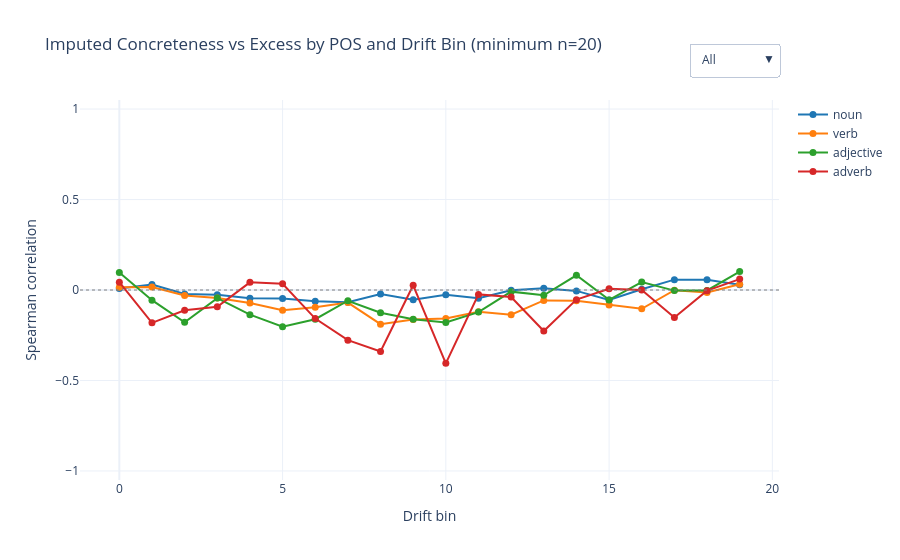

The code cell stored with this chart in its notebook:
### Code cell
import plotly.graph_objects as go

imputed_by_word = {
    word: float(np.asarray(score).squeeze())
    for word, score in imputed_concreteness.items()
}

pos_names = [pos for pos in ["noun", "verb", "adjective", "adverb"] if pos in pos_results]
colors = {"noun": "#1f77b4", "verb": "#ff7f0e", "adjective": "#2ca02c", "adverb": "#d62728"}

fig = go.Figure()

for pos in pos_names:
    result = pos_results[pos]
    fig.add_trace(go.Scatter(
        x=result["bin"],
        y=result["correlation"],
        customdata=result["n"],
        mode="lines+markers",
        name=pos,
        line={"color": colors[pos], "width": 2},
        marker={"size": 7},
        hovertemplate=(
            f"POS: {pos}<br>"
            "Drift bin: %{x}<br>"
            "Spearman: %{y:.3f}<br>"
            "n: %{customdata}<extra></extra>"
        ),
    ))

buttons = [{
    "label": "All",
    "method": "update",
    "args": [{"opacity": [1] * len(pos_names), "line.width": [2] * len(pos_names)}],
}]

for selected_pos in pos_names:
    buttons.append({
        "label": selected_pos,
        "method": "update",
        "args": [{
            "opacity": [1 if pos == selected_pos else 0.2 for pos in pos_names],
            "line.width": [3 if pos == selected_pos else 1 for pos in pos_names],
        }],
    })

fig.update_layout(
    title=f"Imputed Concreteness vs Excess by POS and Drift Bin (minimum n={min_n})",
    xaxis_title="Drift bin",
    yaxis_title="Spearman correlation",
    yaxis={"range": [-1.05, 1.05]},
    hovermode="closest",
    template="plotly_white",
    updatemenus=[{
        "buttons": buttons,
        "direction": "down",
        "showactive": True,
        "x": 1.0,
        "xanchor": "right",
        "y": 1.15,
        "yanchor": "top",
    }],
)

fig.add_hline(y=0, line_width=1, line_dash="dot", line_color="gray")
fig.show()

### Figure 1 — Plotly figure (JSON) as saved in the notebook; plotly's stock layout.template omitted (floating-point values rounded to 4 significant figures)
{"data": [{"customdata": [1339, 1286, 1248, 1200, 1141, 1101, 1061, 1070, 1036, 1021, 1038, 969, 1011, 988, 967, 926, 969, 880, 845, 688], "hovertemplate": "POS: noun<br>Drift bin: %{x}<br>Spearman: %{y:.3f}<br>n: %{customdata}<extra></extra>", "line": {"color": "#1f77b4", "width": 2}, "marker": {"size": 7}, "mode": "lines+markers", "name": "noun", "type": "scatter", "x": [0, 1, 2, 3, 4, 5, 6, 7, 8, 9, 10, 11, 12, 13, 14, 15, 16, 17, 18, 19], "y": [0.007678, 0.03018, -0.0221, -0.02627, -0.04604, -0.04705, -0.06251, -0.06741, -0.02172, -0.05375, -0.02682, -0.04599, -0.001833, 0.01012, -0.005041, -0.05496, 0.004259, 0.05712, 0.05611, 0.02943]}, {"customdata": [377, 370, 399, 414, 422, 417, 437, 403, 414, 408, 409, 386, 386, 370, 385, 360, 368, 387, 351, 332], "hovertemplate": "POS: verb<br>Drift bin: %{x}<br>Spearman: %{y:.3f}<br>n: %{customdata}<extra></extra>", "line": {"color": "#ff7f0e", "width": 2}, "marker": {"size": 7}, "mode": "lines+markers", "name": "verb", "type": "scatter", "x": [0, 1, 2, 3, 4, 5, 6, 7, 8, 9, 10, 11, 12, 13, 14, 15, 16, 17, 18, 19], "y": [0.01531, 0.0169, -0.02991, -0.0443, -0.072, -0.1123, -0.0947, -0.06953, -0.1888, -0.1626, -0.1577, -0.1202, -0.1363, -0.05767, -0.05981, -0.08255, -0.104, -0.001018, -0.01408, 0.03222]}, {"customdata": [155, 204, 188, 194, 208, 214, 205, 203, 184, 196, 184, 202, 165, 187, 172, 160, 140, 129, 112, 78], "hovertemplate": "POS: adjective<br>Drift bin: %{x}<br>Spearman: %{y:.3f}<br>n: %{customdata}<extra></extra>", "line": {"color": "#2ca02c", "width": 2}, "marker": {"size": 7}, "mode": "lines+markers", "name": "adjective", "type": "scatter", "x": [0, 1, 2, 3, 4, 5, 6, 7, 8, 9, 10, 11, 12, 13, 14, 15, 16, 17, 18, 19], "y": [0.09715, -0.05624, -0.1788, -0.04463, -0.1364, -0.2029, -0.1614, -0.05931, -0.1252, -0.1619, -0.1794, -0.122, -0.009091, -0.02894, 0.08113, -0.05479, 0.04361, -0.003444, -0.002264, 0.1021]}, {"customdata": [26, 44, 49, 72, 74, 70, 74, 64, 67, 56, 53, 45, 48, 62, 39, 54, 51, 58, 58, 73], "hovertemplate": "POS: adverb<br>Drift bin: %{x}<br>Spearman: %{y:.3f}<br>n: %{customdata}<extra></extra>", "line": {"color": "#d62728", "width": 2}, "marker": {"size": 7}, "mode": "lines+markers", "name": "adverb", "type": "scatter", "x": [0, 1, 2, 3, 4, 5, 6, 7, 8, 9, 10, 11, 12, 13, 14, 15, 16, 17, 18, 19], "y": [0.04342, -0.1815, -0.1123, -0.09309, 0.0424, 0.03445, -0.158, -0.2774, -0.3395, 0.02604, -0.4053, -0.02424, -0.03854, -0.2267, -0.05324, 0.006366, -9.05e-05, -0.1516, -0.003476, 0.06013]}], "layout": {"hovermode": "closest", "shapes": [{"line": {"color": "gray", "dash": "dot", "width": 1}, "type": "line", "x0": 0, "x1": 1, "xref": "x domain", "y0": 0, "y1": 0, "yref": "y"}], "title": {"text": "Imputed Concreteness vs Excess by POS and Drift Bin (minimum n=20)"}, "updatemenus": [{"buttons": [{"args": [{"line.width": [2, 2, 2, 2], "opacity": [1, 1, 1, 1]}], "label": "All", "method": "update"}, {"args": [{"line.width": [3, 1, 1, 1], "opacity": [1, 0.2, 0.2, 0.2]}], "label": "noun", "method": "update"}, {"args": [{"line.width": [1, 3, 1, 1], "opacity": [0.2, 1, 0.2, 0.2]}], "label": "verb", "method": "update"}, {"args": [{"line.width": [1, 1, 3, 1], "opacity": [0.2, 0.2, 1, 0.2]}], "label": "adjective", "method": "update"}, {"args": [{"line.width": [1, 1, 1, 3], "opacity": [0.2, 0.2, 0.2, 1]}], "label": "adverb", "method": "update"}], "direction": "down", "showactive": true, "x": 1, "xanchor": "right", "y": 1.15, "yanchor": "top"}], "xaxis": {"title": {"text": "Drift bin"}}, "yaxis": {"range": [-1.05, 1.05], "title": {"text": "Spearman correlation"}}}}
